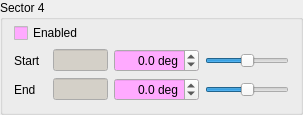
           <widget class="QGroupBox" name="groupSector4">
            <property name="palette">
             <palette>
              <active>
               <colorrole role="Base">
                <brush brushstyle="SolidPattern">
                 <color alpha="255">
                  <red>255</red>
                  <green>170</green>
                  <blue>255</blue>
                 </color>
                </brush>
               </colorrole>
              </active>
              <inactive>
               <colorrole role="Base">
                <brush brushstyle="SolidPattern">
                 <color alpha="255">
                  <red>255</red>
                  <green>170</green>
                  <blue>255</blue>
                 </color>
                </brush>
               </colorrole>
              </inactive>
              <disabled>
               <colorrole role="Base">
                <brush brushstyle="SolidPattern">
                 <color alpha="255">
                  <red>212</red>
                  <green>208</green>
                  <blue>200</blue>
                 </color>
                </brush>
               </colorrole>
              </disabled>
             </palette>
            </property>
            <property name="title">
             <string>Sector 4</string>
            </property>
            <layout class="QGridLayout" name="layoutGuard1Setup_6">
             <property name="topMargin">
              <number>3</number>
             </property>
             <property name="verticalSpacing">
              <number>6</number>
             </property>
             <item row="1" column="4">
              <widget class="QLineEdit" name="editSector4Start">
               <property name="enabled">
                <bool>false</bool>
               </property>
               <property name="sizePolicy">
                <sizepolicy hsizetype="MinimumExpanding" vsizetype="Fixed">
                 <horstretch>0</horstretch>
                 <verstretch>0</verstretch>
                </sizepolicy>
               </property>
               <property name="minimumSize">
                <size>
                 <width>0</width>
                 <height>20</height>
                </size>
               </property>
               <property name="maximumSize">
                <size>
                 <width>55</width>
                 <height>16777215</height>
                </size>
               </property>
               <property name="alignment">
                <set>Qt::AlignRight|Qt::AlignTrailing|Qt::AlignVCenter</set>
               </property>
               <property name="readOnly">
                <bool>true</bool>
               </property>
              </widget>
             </item>
             <item row="1" column="5">
              <widget class="QDoubleSpinBox" name="spinSector4Start">
               <property name="minimumSize">
                <size>
                 <width>85</width>
                 <height>0</height>
                </size>
               </property>
               <property name="alignment">
                <set>Qt::AlignRight|Qt::AlignTrailing|Qt::AlignVCenter</set>
               </property>
               <property name="suffix">
                <string> deg</string>
               </property>
               <property name="decimals">
                <number>1</number>
               </property>
               <property name="minimum">
                <double>-360.000000000000000</double>
               </property>
               <property name="maximum">
                <double>360.000000000000000</double>
               </property>
               <property name="singleStep">
                <double>0.100000000000000</double>
               </property>
              </widget>
             </item>
             <item row="1" column="6">
              <widget class="QSlider" name="sliderSector4Start">
               <property name="minimum">
                <number>-360</number>
               </property>
               <property name="maximum">
                <number>360</number>
               </property>
               <property name="orientation">
                <enum>Qt::Horizontal</enum>
               </property>
              </widget>
             </item>
             <item row="1" column="2">
              <widget class="QLabel" name="labelSector4Start">
               <property name="text">
                <string>Start</string>
               </property>
              </widget>
             </item>
             <item row="4" column="4">
              <widget class="QLineEdit" name="editSector4End">
               <property name="enabled">
                <bool>false</bool>
               </property>
               <property name="sizePolicy">
                <sizepolicy hsizetype="MinimumExpanding" vsizetype="Fixed">
                 <horstretch>0</horstretch>
                 <verstretch>0</verstretch>
                </sizepolicy>
               </property>
               <property name="minimumSize">
                <size>
                 <width>0</width>
                 <height>20</height>
                </size>
               </property>
               <property name="maximumSize">
                <size>
                 <width>55</width>
                 <height>16777215</height>
                </size>
               </property>
               <property name="alignment">
                <set>Qt::AlignRight|Qt::AlignTrailing|Qt::AlignVCenter</set>
               </property>
               <property name="readOnly">
                <bool>true</bool>
               </property>
              </widget>
             </item>
             <item row="4" column="6">
              <widget class="QSlider" name="sliderSector4End">
               <property name="minimum">
                <number>-360</number>
               </property>
               <property name="maximum">
                <number>360</number>
               </property>
               <property name="orientation">
                <enum>Qt::Horizontal</enum>
               </property>
              </widget>
             </item>
             <item row="4" column="5">
              <widget class="QDoubleSpinBox" name="spinSector4End">
               <property name="minimumSize">
                <size>
                 <width>85</width>
                 <height>0</height>
                </size>
               </property>
               <property name="alignment">
                <set>Qt::AlignRight|Qt::AlignTrailing|Qt::AlignVCenter</set>
               </property>
               <property name="suffix">
                <string> deg</string>
               </property>
               <property name="decimals">
                <number>1</number>
               </property>
               <property name="minimum">
                <double>-360.000000000000000</double>
               </property>
               <property name="maximum">
                <double>360.000000000000000</double>
               </property>
               <property name="singleStep">
                <double>0.100000000000000</double>
               </property>
              </widget>
             </item>
             <item row="4" column="2">
              <widget class="QLabel" name="labelSector4End">
               <property name="text">
                <string>End</string>
               </property>
              </widget>
             </item>
             <item row="0" column="2" colspan="3">
              <widget class="QCheckBox" name="checkSector4Enabled">
               <property name="text">
                <string>Enabled</string>
               </property>
              </widget>
             </item>
            </layout>
           </widget>
